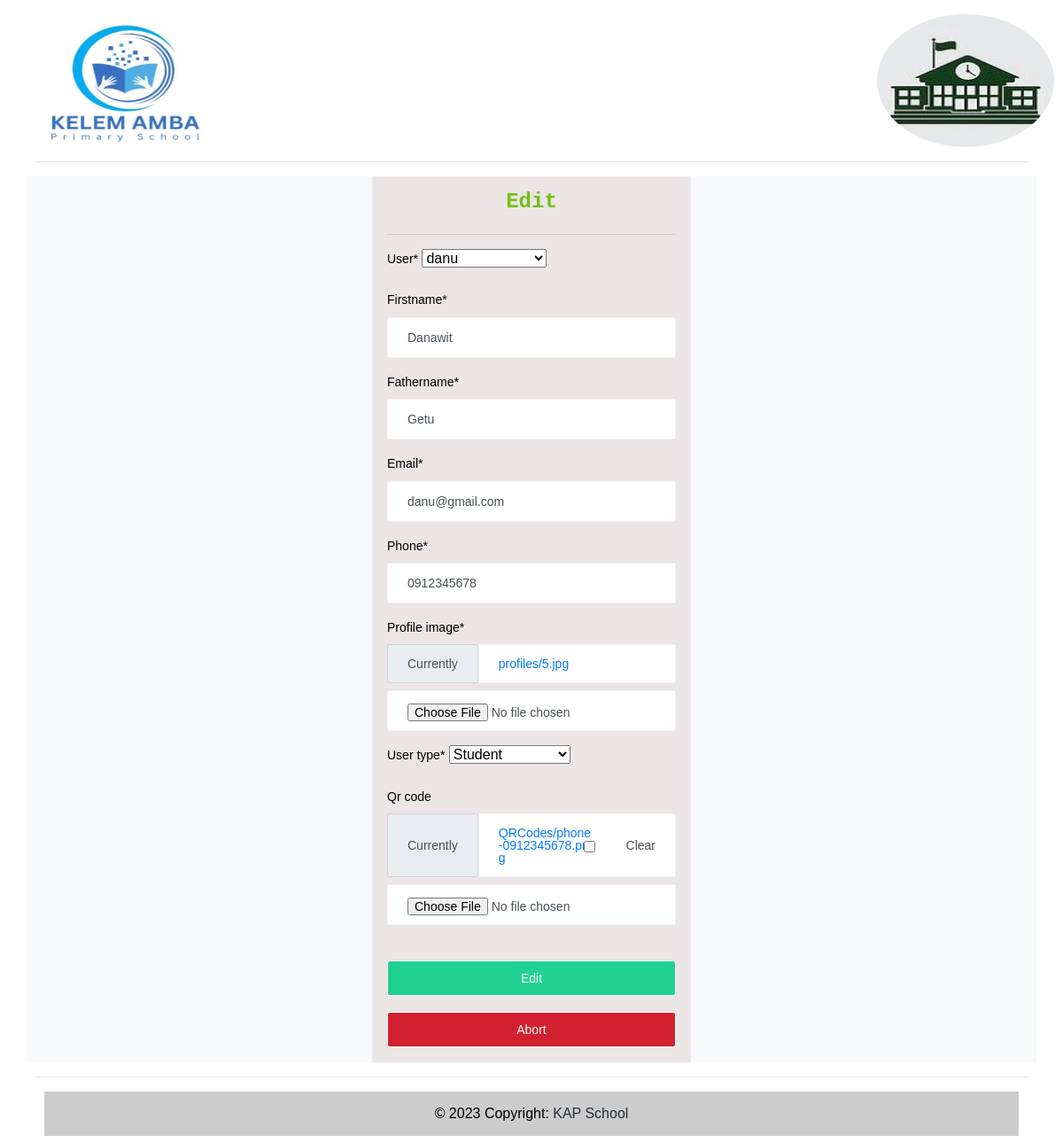
Screenshot of /attendance/principal/edit/29/ (signed in) with the database file from the repository.
### accounts/models.py (models this page shows, shortened)
class UserProfile(models.Model):
    USER_TYPE_CHOICES = (
         ('', 'Select an option'),
        ('Principal', 'Principal'),
        ('Teacher', 'Teacher'),
        ('Student', 'Student'),
    )
    GRADE = (
        ('', 'Select an option'),
        ('1', '1'),
        ('2', '2'),
        ('3', '3'),
        ('4', '4'),
        ('5', '5'),
        ('6', '6'),
        ('7', '7'),
        ('8', '8'),
    )
    HOME_ROOM = (
        ('', 'Select an option'),
        ('1', '1'),
        ('2', '2'),
        ('3', '3'),
        ('4', '4'),
        ('5', '5'),
        ('6', '6'),
        ('7', '7'),
        ('8', '8'),
    )
    user = models.OneToOneField(User, on_delete=models.CASCADE)
    firstname = models.CharField(max_length=255)
    fathername = models.CharField(max_length=255)
    email = models.EmailField(max_length=255, unique=True)
    phone = models.CharField(max_length=255)
    profile_image = models.ImageField(upload_to='profiles/')
    timestamp = models.DateTimeField(default=timezone.now)
    user_type = models.CharField(max_length=50, choices=USER_TYPE_CHOICES)
    grade = models.CharField(max_length=50, choices=GRADE, null=True, blank=True)
    home_room = models.CharField(max_length=50, choices=HOME_ROOM, null=True, blank=True)
    qr_code = models.ImageField(upload_to='QRCodes/', blank=True)

### attendance/views.py (the view, shortened to what this page needs)
# urls.py: path('principal/edit/<int:pk>/', PrincipalUpdateView.as_view(), name='principal-edit'),
class PrincipalUpdateView(LoginRequiredMixin, UpdateView):
    model = UserProfile
    form_class = PrincipalForm
    template_name = "attendance/principal_edit.html"

### attendance/forms.py
class PrincipalForm(forms.ModelForm):
    class Meta:
        model = UserProfile
        fields = ['user','firstname', 'fathername','email', 'phone', 'profile_image','user_type', 'qr_code']

### attendance/templates/attendance/principal_edit.html (shortened to what this page needs)
{% extends "base.html" %}
{% load static %}
{% load crispy_forms_tags %}
{% block principal_edit %}
    <div class="container mt-3">
        <div class="row">
            <div class="col-sm-10">
                <img src="http://127.0.0.1:8000/media/logo/logo.jpg" width="190" height="150">
            </div>
            <div class="col-sm-2">
                <img class="rounded-circle" src="http://127.0.0.1:8000/media/logo/school-house.jpg " width="200" height="150">
            </div>
        </div>
        <hr>
        <div class="row justify-content-center bg-light">
            <div class="col-md-4">
                <form class="card p-3" method="post" enctype="multipart/form-data" style="background-color: rgb(235, 229, 229);">
                    <h3 class="font-weight-bold text-monospace text-success text-center">Edit</h3>
                    <hr>
                        <div class="form-group ">
                            {{ form|crispy }}
                        </div>
                    <button type="submit" class="btn btn-light text-light" style="background-color: #21D192">Edit</button><br>
                    <a href="http://127.0.0.1:8000/accounts/registration" class="btn btn-light text-light" style="background-color: #d12130">Abort</a>
                </form>
            </div>
        </div>
        <hr>
<div class="container my-2">
    <footer>
      <div
           class="text-center p-3"
           style="background-color: rgba(0, 0, 0, 0.2)"
           >
        © 2023 Copyright:
        <a class="text-dark" href="https://mdbootstrap.com/"
           >KAP School</a
          >
      </div>
    </footer>
  </div>
</body>
</html>
{% endblock %}

### rows the page displays
UserProfile: user "danu", firstname "Danawit", fathername "Getu", email "danu@gmail.com", phone "0912345678", user_type "Student"
